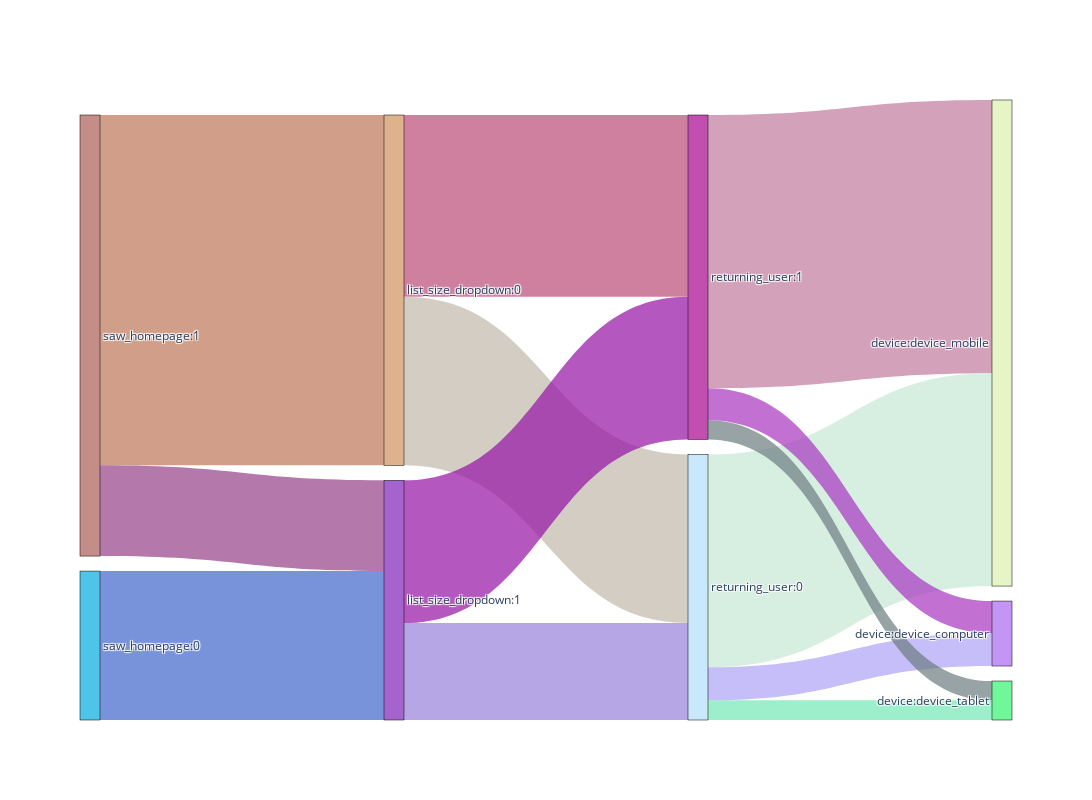

The notebook cell saved with this chart:
### Code cell
plot = ParcatsSankeyPlot(top_10_actions_no_order_merged[columns_of_interest], columns_of_interest, chart='Sankey', w=1500)
fig = plot.create_plot()
fig.show()

### Figure 1 — Plotly figure (JSON) as saved in the notebook; plotly's stock layout.template omitted (floating-point values rounded to 4 significant figures)
{"data": [{"link": {"color": ["rgba(190,119,88,0.7)", "rgba(65,102,204,0.7)", "rgba(150,63,135,0.7)", "rgba(188,75,119,0.7)", "rgba(193,184,172,0.7)", "rgba(148,18,166,0.7)", "rgba(152,128,218,0.7)", "rgba(194,122,159,0.7)", "rgba(199,232,212,0.7)", "rgba(174,163,246,0.7)", "rgba(169,54,193,0.7)", "rgba(114,233,180,0.7)", "rgba(109,124,128,0.7)"], "source": [0, 1, 0, 2, 2, 3, 3, 4, 5, 5, 4, 5, 4], "target": [2, 3, 3, 4, 5, 4, 5, 6, 6, 7, 7, 8, 8], "value": [10172, 4324, 2634, 5275, 4897, 4145, 2813, 7930, 6182, 957, 929, 571, 561]}, "node": {"color": ["rgba(173,93,84,0.7)", "rgba(3,172,223,0.7)", "rgba(208,146,93,0.7)", "rgba(127,33,186,0.7)", "rgba(169,4,146,0.7)", "rgba(178,223,251,0.7)", "rgba(220,241,173,0.7)", "rgba(170,104,241,0.7)", "rgba(50,244,110,0.7)"], "label": ["saw_homepage:1", "saw_homepage:0", "list_size_dropdown:0", "list_size_dropdown:1", "returning_user:1", "returning_user:0", "device:device_mobile", "device:device_computer", "device:device_tablet"], "line": {"color": "black", "width": 0.5}, "pad": 15, "thickness": 20}, "type": "sankey"}], "layout": {"height": 800, "width": 1500}}
